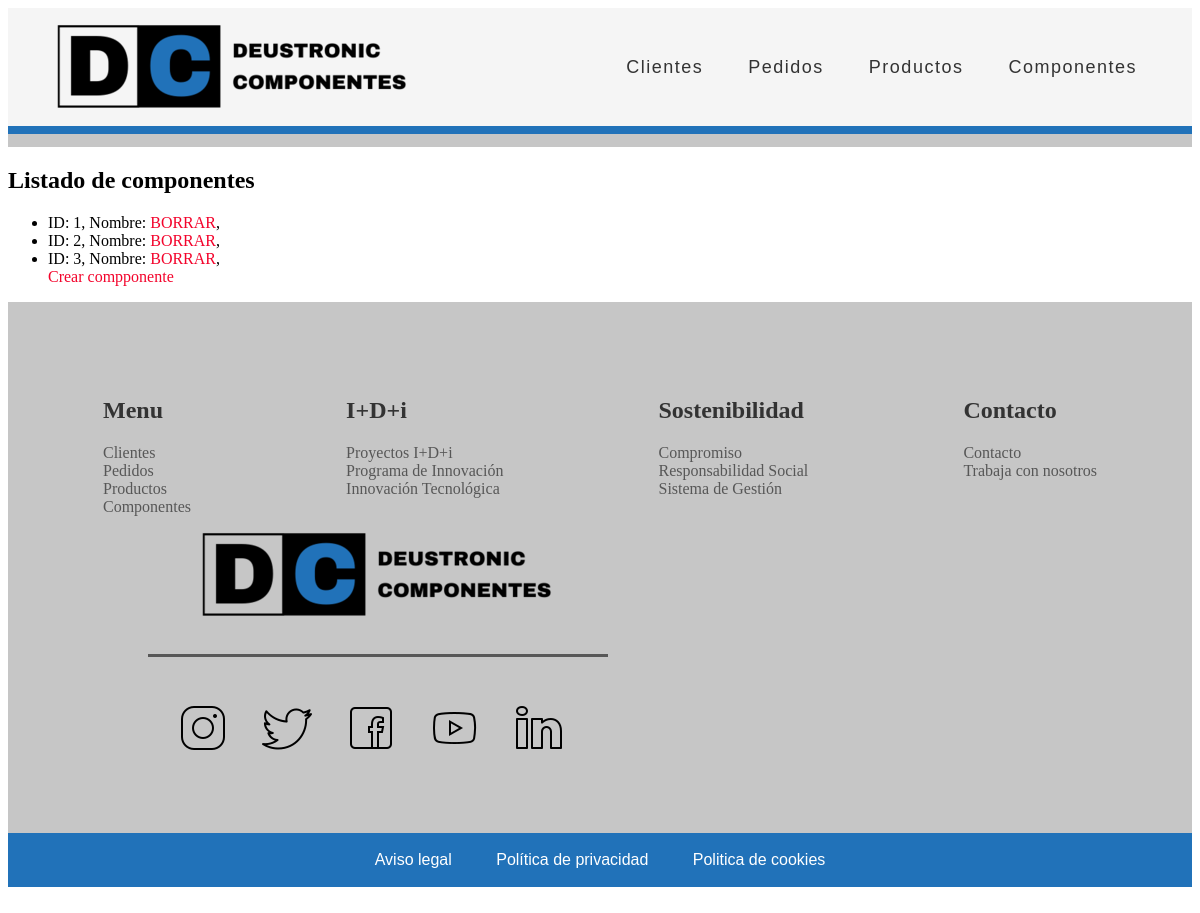
Screenshot of /appGestionPedidos/componente/list with the database file from the repository.
### appGestionPedidos/models.py (models this page shows, shortened)
class Componente(models.Model):
    codigoReferencia = models.IntegerField(unique=True)
    nombreModelo = models.CharField(max_length=16)
    marca = models.CharField(max_length=16)

### appGestionPedidos/views.py (the view)
# urls.py: path('componente/list', views.ComponenteListView.as_view(), name='componente'),
class ComponenteListView(ListView):
    model = Componente

### appGestionPedidos/templates/appGestionPedidos/componente_list.html (shortened to what this page needs)
{% extends "base.html" %}
{% block contenido %}
    <h2>Listado de componentes</h2>
    {% if componente_list %}
        <ul>
        {% for componente in componente_list %}
            <li>
                <a href="/appGestionPedidos/componente_list/{{ componente.id }}"></a>ID: {{ componente.id }}, Nombre: {{ componente.nombre }}
                <a href="/appGestionPedidos/eliminar-componente/{{ componente.id }}">BORRAR</a>,
            </li>
        {% endfor %}
        <a href="/appGestionPedidos/componente/create">Crear compponente</a>
        </ul>
    {% else %}
    <p>No hay componentes creados.</p>4
    <a href="/appGestionPedidos/componente/create">Crear compponente</a>
    {% endif %}
{% endblock %}

### appGestionPedidos/static/CSS/estilos.css (style rules this page uses)
a:link, a:visited { color: rgb(243, 3, 43); text-decoration: none; }

### rows the page displays
Componente: id "1"
Componente: id "2"
Componente: id "3"
